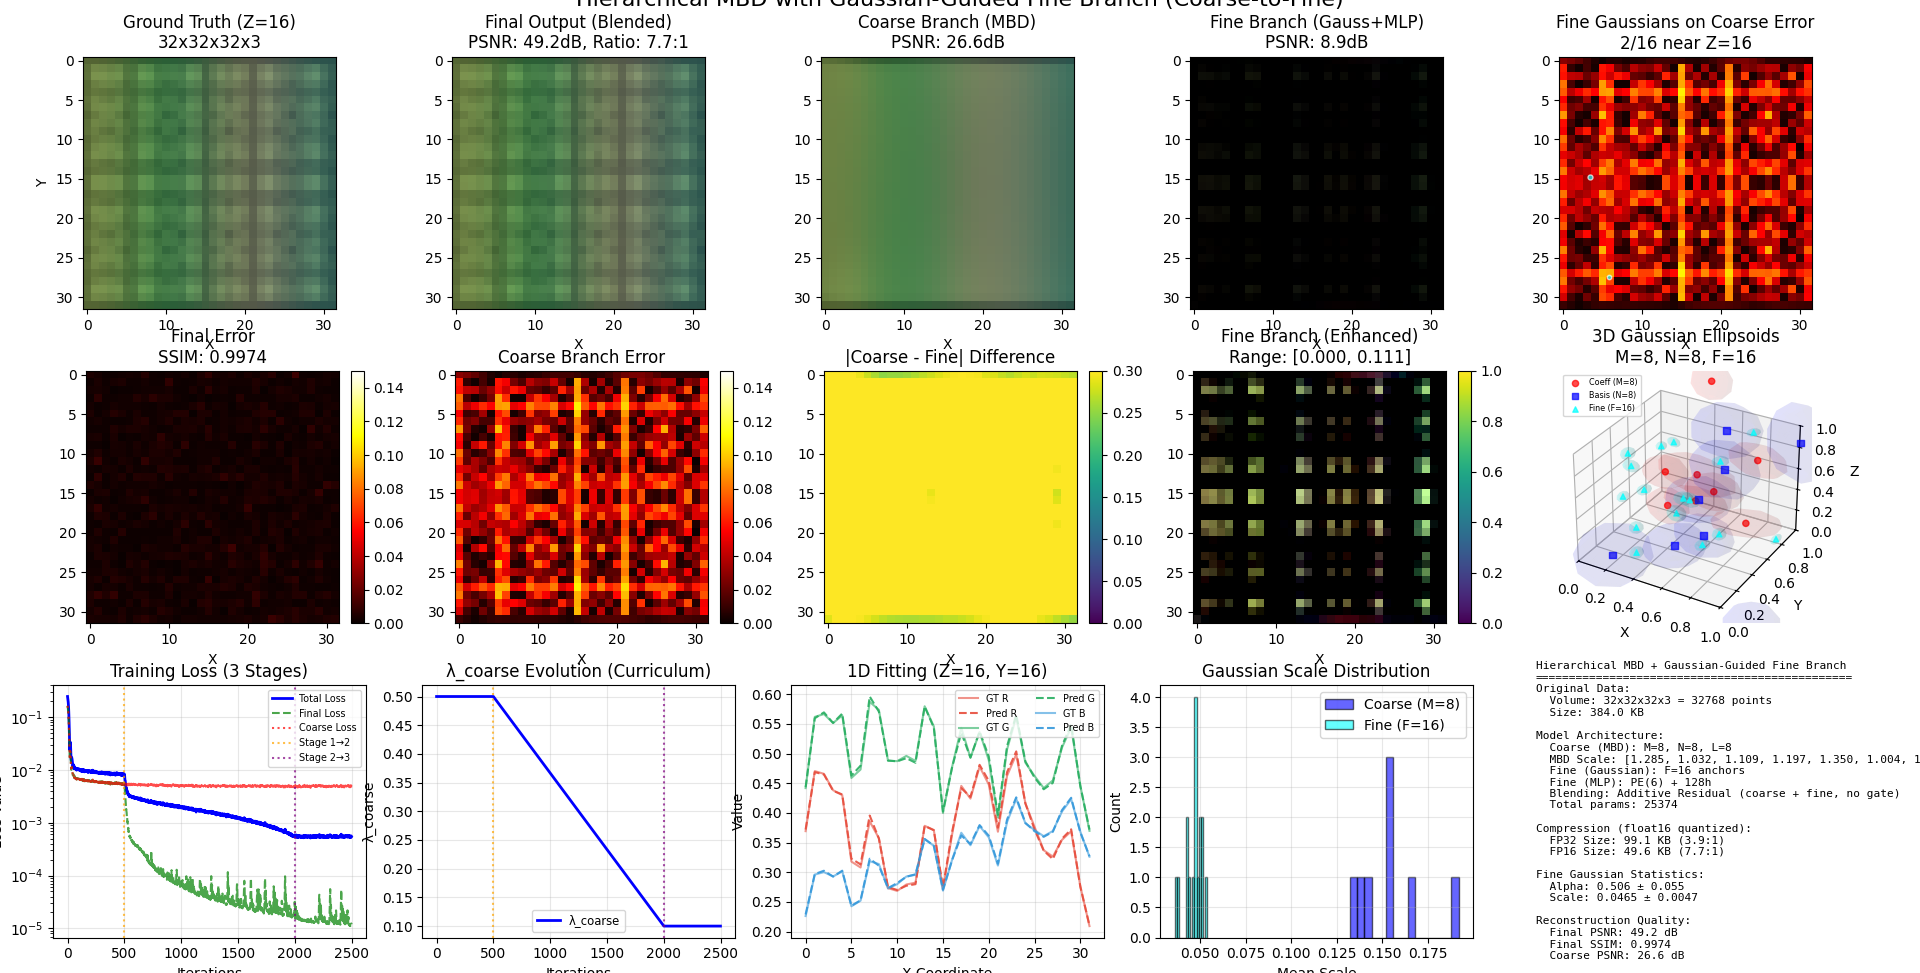

The script that drew this image:
import numpy as np
import torch
import torch.nn as nn
import torch.optim as optim
import matplotlib.pyplot as plt
from mpl_toolkits.mplot3d import Axes3D
from test_signal_3d import get_test_signal_by_name, get_all_test_signals

#运行指令：$env:Path = [Environment]::GetEnvironmentVariable("Path", "User") + ";" + [Environment]::GetEnvironmentVariable("Path", "Machine")
#python MBD.py 2>&1

# Set random seed for reproducibility
torch.manual_seed(42)
np.random.seed(42)

# ==================== 辅助函数：四元数与旋转矩阵 ====================
def quaternion_to_rotation_matrix(q):
    """
    将四元数转换为旋转矩阵 (3DGS标准实现)。
    q: [..., 4] 四元数 (w, x, y, z)
    返回: [..., 3, 3] 旋转矩阵
    """
    # 归一化四元数
    q = q / (torch.norm(q, dim=-1, keepdim=True) + 1e-8)
    w, x, y, z = q[..., 0], q[..., 1], q[..., 2], q[..., 3]

    # 构建旋转矩阵
    R = torch.stack([
        torch.stack([1 - 2*y*y - 2*z*z, 2*x*y - 2*w*z, 2*x*z + 2*w*y], dim=-1),
        torch.stack([2*x*y + 2*w*z, 1 - 2*x*x - 2*z*z, 2*y*z - 2*w*x], dim=-1),
        torch.stack([2*x*z - 2*w*y, 2*y*z + 2*w*x, 1 - 2*x*x - 2*y*y], dim=-1)
    ], dim=-2)
    return R

# ==================== Step 1: Construct 3D test data ====================
print("Step 1: Generating 3D test data...")

def create_test_signal_3d(grid_size=32, num_channels=3):
    """
    创建3D模拟光探针的测试信号。
    中等频率设计，目标PSNR 45-50dB。
    返回: 信号 [D, H, W, C]
    """
    x = torch.linspace(-1, 1, grid_size)
    y = torch.linspace(-1, 1, grid_size)
    z = torch.linspace(-1, 1, grid_size)
    X, Y, Z = torch.meshgrid(x, y, z, indexing='ij')
    R = torch.sqrt(X**2 + Y**2 + Z**2 + 1e-8)

    signal = torch.zeros(grid_size, grid_size, grid_size, num_channels)

    # === Red Channel: 环境光 + 软阴影 ===
    signal[..., 0] = 0.5 + 0.2 * torch.cos(np.pi * R * 0.8)
    signal[..., 0] += 0.1 * torch.sin(1.5 * np.pi * X) * torch.cos(1.2 * np.pi * Y)
    signal[..., 0] += 0.06 * torch.sin(2.0 * np.pi * Z) * torch.cos(1.8 * np.pi * X)

    # === Green Channel: 方向性光照 ===
    signal[..., 1] = 0.5 + 0.18 * X * torch.cos(1.0 * np.pi * Y)
    signal[..., 1] += 0.08 * torch.sin(1.8 * np.pi * X) * torch.cos(1.5 * np.pi * Z)

    # === Blue Channel: 天空渐变 ===
    signal[..., 2] = 0.5 + 0.15 * Z * torch.sin(1.0 * np.pi * (X + Y))
    signal[..., 2] += 0.06 * torch.sin(2.0 * np.pi * Z) * torch.cos(1.8 * np.pi * Y)

    # 将信号值限制在合理范围
    for c in range(num_channels):
        signal[..., c] = torch.clamp(signal[..., c], 0.1, 0.9)

    return signal

# Generate 3D test signal
grid_size = 32  # 3D网格使用较小的尺寸 (32^3 = 32768个点)
ground_truth = get_test_signal_by_name("forest_dappled", grid_size=32, num_channels=3)
D, H, W, C = ground_truth.shape
print(f"Generated 3D test signal size: {D}x{H}x{W}x{C}")

# Prepare training data: flatten 3D grid
x_coords = torch.linspace(0, 1, D)
y_coords = torch.linspace(0, 1, H)
z_coords = torch.linspace(0, 1, W)
X_grid, Y_grid, Z_grid = torch.meshgrid(x_coords, y_coords, z_coords, indexing='ij')
coords = torch.stack([X_grid.flatten(), Y_grid.flatten(), Z_grid.flatten()], dim=-1)  # [N, 3]
target_data = ground_truth.view(-1, C)  # [N, C]

# ==================== Step 2: Implement MBD model and solver ====================
print("\nStep 2: Building MBD model and solver...")

# ==================== Positional Encoding for Fine MLP ====================
class PositionalEncoding(nn.Module):
    """Sinusoidal positional encoding for better high-frequency learning"""
    def __init__(self, num_freqs=6):
        super().__init__()
        self.num_freqs = num_freqs
        # Precompute frequency bands: 2^0, 2^1, ..., 2^(L-1)
        self.freq_bands = 2.0 ** torch.linspace(0, num_freqs - 1, num_freqs)
        
    def forward(self, x):
        """
        x: [N, 3] input coordinates
        Returns: [N, 3 + 3*2*num_freqs] encoded coordinates
        """
        device = x.device
        freq_bands = self.freq_bands.to(device)
        
        encoded = [x]  # Original coordinates
        for freq in freq_bands:
            encoded.append(torch.sin(freq * np.pi * x))
            encoded.append(torch.cos(freq * np.pi * x))
        return torch.cat(encoded, dim=-1)
    
    def get_output_dim(self, input_dim=3):
        return input_dim * (1 + 2 * self.num_freqs)


class MBDCompressor3D(nn.Module):
    """
    Moving Basis Decomposition (MBD) with Hierarchical Decoding (Coarse-to-Fine)
    
    Architecture:
        Coarse Branch (MBD): Low-frequency global illumination
            c_l(x) = Σ_m φ_m(x) * c_{m,l}
            b_l(x) = Σ_n ψ_n(x) * B_{n,l}
            f_coarse(x) = Σ_l c_l(x) * b_l(x)
        
        Fine Branch (Gaussian + MLP): High-frequency details with spatial awareness
            φ_fine(x) = Gaussian weights from fine anchors
            f_fine(x) = MLP(PE(x), φ_fine(x)) - Gaussian-guided high-freq learning
        
        Adaptive Blending: Additive residual fusion
            f_final(x) = f_coarse(x) + f_fine(x)
    
    Key Innovation: Hierarchical decoding with Gaussian-guided Fine Branch:
        - MBD (large Gaussians): smooth, low-frequency components (compression)
        - Fine Gaussians (small, sparse): anchor high-frequency detail regions
        - MLP with Gaussian guidance: capture localized high-frequency details
        - Gate: adaptively blend based on local complexity
    """
    def __init__(self, num_bases=6, coeff_res=12, basis_res=8, data_dim=3,
                 coeff_kernel_scale=0.15, basis_kernel_scale=0.2, mlp_hidden=64,
                 pe_num_freqs=4, fine_mlp_depth=2, fine_gaussian_res=16, fine_kernel_scale=0.08):
        super().__init__()
        self.L = num_bases
        self.data_dim = data_dim
        self.mlp_hidden = mlp_hidden
        self.pe_num_freqs = pe_num_freqs
        self.fine_gaussian_res = fine_gaussian_res

        # ========== Coefficient 3D Gaussian Parameters ==========
        # Position mu: [M, 3] - Trainable 3D position
        self.coeff_mu = nn.Parameter(torch.rand(coeff_res, 3))
        # Log-scale log_s: [M, 3] - Trainable anisotropic scale
        init_coeff_log_scale = np.log(coeff_kernel_scale)
        self.coeff_log_s = nn.Parameter(
            torch.ones(coeff_res, 3) * init_coeff_log_scale + torch.randn(coeff_res, 3) * 0.1
        )
        # Quaternion rotation q: [M, 4] (w, x, y, z) - Trainable rotation
        self.coeff_q = nn.Parameter(torch.zeros(coeff_res, 4))
        with torch.no_grad():
            self.coeff_q[:, 0] = 1.0  # Initialize to identity quaternion [1, 0, 0, 0]
        # Intensity/opacity alpha: [M] - Learnable intensity parameter (logit space)
        # Allows scale and intensity to jointly determine contribution weight, similar to 3DGS
        self.coeff_alpha = nn.Parameter(torch.zeros(coeff_res))  # sigmoid -> ~0.5

        # ========== Basis 3D Gaussian Parameters ==========
        # Position mu: [N, 3]
        self.basis_mu = nn.Parameter(torch.rand(basis_res, 3))
        # Log-scale log_s: [N, 3]
        init_basis_log_scale = np.log(basis_kernel_scale)
        self.basis_log_s = nn.Parameter(
            torch.ones(basis_res, 3) * init_basis_log_scale + torch.randn(basis_res, 3) * 0.1
        )
        # Quaternion rotation q: [N, 4]
        self.basis_q = nn.Parameter(torch.zeros(basis_res, 4))
        with torch.no_grad():
            self.basis_q[:, 0] = 1.0
        # Intensity/opacity alpha: [N] - Learnable intensity parameter (logit space)
        self.basis_alpha = nn.Parameter(torch.zeros(basis_res))

        # ========== Fine Gaussian Parameters (NEW: for high-frequency anchoring) ==========
        # Sparse, small-scale Gaussians that learn to locate high-frequency regions
        # Position mu: [F, 3] - learns to anchor at detail regions (edges, shadows, etc.)
        self.fine_mu = nn.Parameter(torch.rand(fine_gaussian_res, 3))
        # Log-scale log_s: [F, 3] - smaller scale for local detail capture
        init_fine_log_scale = np.log(fine_kernel_scale)
        self.fine_log_s = nn.Parameter(
            torch.ones(fine_gaussian_res, 3) * init_fine_log_scale + torch.randn(fine_gaussian_res, 3) * 0.1
        )
        # Quaternion rotation q: [F, 4]
        self.fine_q = nn.Parameter(torch.zeros(fine_gaussian_res, 4))
        with torch.no_grad():
            self.fine_q[:, 0] = 1.0
        # Intensity/opacity alpha: [F] - learnable importance for each fine gaussian
        self.fine_alpha = nn.Parameter(torch.zeros(fine_gaussian_res))
        # Fine feature vectors: [F, D] - learnable features at each fine anchor
        # Small init for additive residual: fine branch starts near zero
        self.fine_features = nn.Parameter(torch.randn(fine_gaussian_res, data_dim) * 0.01)

        # ========== MBD Coefficient/Basis Tensors ==========
        # C: [M, L] - scalar coefficients at coefficient control points
        # B: [N, L, D] - basis vectors at basis control points
        self.C = nn.Parameter(torch.randn(coeff_res, self.L) * 0.1)
        self.B = nn.Parameter(torch.randn(basis_res, self.L, self.data_dim) * 0.1)
        
        # ========== MBD Learnable Scale ==========
        # Learnable scale factor for each basis l, allowing MBD scale to participate in training
        # f(x) = Σ_l scale_l * c_l(x) * b_l(x)
        # Initialized to 0 in log space (exp -> 1.0), ensuring initial behavior unchanged
        self.mbd_log_scale = nn.Parameter(torch.zeros(self.L))  # [L]

        # ========== Positional Encoding ==========
        self.pos_encoder = PositionalEncoding(num_freqs=pe_num_freqs)
        pe_dim = self.pos_encoder.get_output_dim(3)  # 3 + 3*2*num_freqs

        # ========== Fine Branch: Gaussian-Guided MLP ==========
        # Input: PE(x) + fine_gaussian_weights -> learns high-frequency with spatial awareness
        # The gaussian weights provide "where am I relative to detail anchors" information
        fine_input_dim = pe_dim + fine_gaussian_res  # PE features + Gaussian weights
        fine_layers = []
        fine_layers.append(nn.Linear(fine_input_dim, mlp_hidden))
        fine_layers.append(nn.ReLU())
        for _ in range(fine_mlp_depth - 1):
            fine_layers.append(nn.Linear(mlp_hidden, mlp_hidden))
            fine_layers.append(nn.ReLU())
        fine_layers.append(nn.Linear(mlp_hidden, data_dim))
        self.fine_mlp = nn.Sequential(*fine_layers)

        # ========== Zero-init fine MLP last layer ==========
        # For additive residual: fine branch should start outputting ~0
        # so that initial output ≈ coarse_output, not coarse + random_noise
        with torch.no_grad():
            self.fine_mlp[-1].weight.mul_(0.01)
            self.fine_mlp[-1].bias.zero_()

        # ========== No Gate: Additive Residual Blending ==========
        # f_final = f_coarse + f_fine (fine learns residual)

        # ========== Residual Refinement (Optional Enhancement) ==========
        # Small MLP to refine the final output
        self.residual_refiner = nn.Sequential(
            nn.Linear(data_dim + 3, mlp_hidden // 2),
            nn.ReLU(),
            nn.Linear(mlp_hidden // 2, data_dim)
        )
        # Zero-init refiner last layer too
        with torch.no_grad():
            self.residual_refiner[-1].weight.mul_(0.01)
            self.residual_refiner[-1].bias.zero_()

        # Initialize statistics
        self.M = coeff_res
        self.N = basis_res
        self.F = fine_gaussian_res
        print(f"Hierarchical MBD+Gaussian+MLP model initialized (Coarse-to-Fine):")
        print(f"  [Coarse Branch] MBD with 3D Gaussians:")
        print(f"    - Coefficient Gaussians: M={self.M} (position + scale + rotation + alpha)")
        print(f"    - Basis Gaussians: N={self.N} (position + scale + rotation + alpha)")
        print(f"    - Num bases: L={self.L}")
        print(f"    - MBD Learnable Scale: [L={self.L}] per-basis scale factors")
        print(f"  [Fine Branch] Gaussian-Guided MLP:")
        print(f"    - Fine Gaussians: F={self.F} (small-scale anchors for high-freq)")
        print(f"    - Fine kernel scale: {fine_kernel_scale:.3f}")
        print(f"    - PE frequencies: {pe_num_freqs} -> dim {pe_dim}")
        print(f"    - MLP input: PE({pe_dim}) + GaussianWeights({fine_gaussian_res}) = {fine_input_dim}")
        print(f"    - MLP depth: {fine_mlp_depth} layers, hidden={mlp_hidden}")
        print(f"  [Blending] Additive Residual (coarse + fine, no gate)")
        print(f"  [Residual Refiner] Final enhancement")

    def gaussian_function_3d(self, p, mu, s, q):
        """
        计算位置p处的完整协方差3D高斯函数值。
        使用完整的协方差矩阵 Σ = R @ S @ S^T @ R^T

        p: [N, 3] 查询位置
        mu: [K, 3] 高斯中心
        s: [K, 3] 尺度
        q: [K, 4] 四元数旋转
        返回: [N, K] 高斯函数值
        """
        K = mu.shape[0]

        # 构建协方差矩阵的逆 (precision matrix)
        # Σ^{-1} = R @ S^{-2} @ R^T
        R = quaternion_to_rotation_matrix(q)  # [K, 3, 3]
        s_inv_sq = 1.0 / (s ** 2 + 1e-8)  # [K, 3]
        S_inv_sq = torch.diag_embed(s_inv_sq)  # [K, 3, 3]
        precision = R @ S_inv_sq @ R.transpose(-1, -2)  # [K, 3, 3] 精度矩阵

        # 计算马氏距离平方: (p - mu)^T @ Σ^{-1} @ (p - mu)
        diff = p.unsqueeze(1) - mu.unsqueeze(0)  # [N, K, 3]

        # 批量计算: diff @ precision @ diff^T
        diff_expanded = diff.unsqueeze(-1)  # [N, K, 3, 1]
        precision_expanded = precision.unsqueeze(0)  # [1, K, 3, 3]

        # (p-mu)^T @ Σ^{-1} @ (p-mu)
        mahalanobis_sq = (diff_expanded.transpose(-1, -2) @ precision_expanded @ diff_expanded).squeeze(-1).squeeze(-1)  # [N, K]

        return torch.exp(-0.5 * mahalanobis_sq)

    def compute_gaussian_weights_3d(self, query_pts, mu, log_s, q, alpha=None):
        """
        计算3D高斯权重（归一化），支持可学习强度参数。

        query_pts: [Q, 3] - 查询位置
        mu: [K, 3] - 高斯中心位置
        log_s: [K, 3] - 对数尺度
        q: [K, 4] - 四元数旋转
        alpha: [K] - 强度参数（logit空间），可选
        返回: [Q, K] - 归一化高斯权重
        """
        s = torch.exp(log_s)  # [K, 3]
        gaussian_vals = self.gaussian_function_3d(query_pts, mu, s, q)  # [Q, K]

        # If alpha provided, apply intensity weighting (similar to 3DGS opacity)
        if alpha is not None:
            intensity = torch.sigmoid(alpha)  # [K] -> (0, 1)
            gaussian_vals = gaussian_vals * intensity.unsqueeze(0)  # [Q, K]

        # 归一化权重
        weights = gaussian_vals / (gaussian_vals.sum(dim=1, keepdim=True) + 1e-8)
        return weights

    def forward(self, coords, return_components=False):
        """
        Forward pass with hierarchical coarse-to-fine decoding.
        
        Args:
            coords: [Q, 3] query coordinates
            return_components: if True, return all intermediate results for analysis
            
        Returns:
            reconstruction: [Q, D] final output
            moving_coeff: [Q, L] MBD coefficients
            moving_basis: [Q, L, D] MBD bases
            coarse_output: [Q, D] MBD branch output (for intermediate supervision)
        """
        # ============ Coarse Branch: MBD Reconstruction ============
        # 1. Compute 3D Gaussian weights for C and B (with learnable alpha intensity)
        phi_weights = self.compute_gaussian_weights_3d(
            coords, self.coeff_mu, self.coeff_log_s, self.coeff_q, self.coeff_alpha
        )  # [Q, M]
        psi_weights = self.compute_gaussian_weights_3d(
            coords, self.basis_mu, self.basis_log_s, self.basis_q, self.basis_alpha
        )  # [Q, N]

        # 2. Compute moving coefficients c_l(x) = Σ_m φ_m(x) * C_{m,l}
        moving_coeff = torch.matmul(phi_weights, self.C)  # [Q, L]

        # 3. Compute moving bases b_l(x) = Σ_n ψ_n(x) * B_{n,l}
        B_flat = self.B.view(-1, self.L * self.data_dim)  # [N, L*D]
        basis_interp_flat = torch.matmul(psi_weights, B_flat)  # [Q, L*D]
        moving_basis = basis_interp_flat.view(-1, self.L, self.data_dim)  # [Q, L, D]

        # 4. MBD output (Coarse) with learnable scale: f_coarse(x) = Σ_l scale_l * c_l(x) * b_l(x)
        mbd_scale = torch.exp(self.mbd_log_scale)  # [L] - learnable scale factor
        scaled_coeff = moving_coeff * mbd_scale.unsqueeze(0)  # [Q, L] * [1, L] = [Q, L]
        coarse_output = torch.sum(scaled_coeff.unsqueeze(-1) * moving_basis, dim=1)  # [Q, D]

        # ============ Fine Branch: Gaussian-Guided MLP ============
        # 5. Compute Fine Gaussian weights (for high-frequency region awareness)
        fine_weights = self.compute_gaussian_weights_3d(
            coords, self.fine_mu, self.fine_log_s, self.fine_q, self.fine_alpha
        )  # [Q, F]
        
        # 6. Apply positional encoding to coordinates
        coords_encoded = self.pos_encoder(coords)  # [Q, pe_dim]
        
        # 7. Concatenate PE features with Fine Gaussian weights for spatial awareness
        fine_input = torch.cat([coords_encoded, fine_weights], dim=-1)  # [Q, pe_dim + F]
        
        # 8. Fine MLP output: high-frequency details with Gaussian guidance
        fine_mlp_output = self.fine_mlp(fine_input)  # [Q, D]
        
        # 9. Direct Gaussian interpolation for fine features (additional detail source)
        fine_gaussian_interp = torch.matmul(fine_weights, self.fine_features)  # [Q, D]
        
        # 10. Combine MLP output with Gaussian-interpolated features
        fine_output = fine_mlp_output + 0.2 * fine_gaussian_interp  # [Q, D]

        # ============ Additive Residual Blending (No Gate) ============
        # 11. Fine branch learns residual correction on top of coarse
        blended = coarse_output + fine_output  # [Q, D]

        # ============ Residual Refinement ============
        # 13. Small residual correction
        refine_input = torch.cat([blended, coords], dim=1)  # [Q, D+3]
        residual = self.residual_refiner(refine_input)  # [Q, D]
        
        # 14. Final output with residual connection
        reconstruction = blended + 0.1 * residual  # [Q, D]

        if return_components:
            return {
                'reconstruction': reconstruction,
                'coarse_output': coarse_output,
                'fine_output': fine_output,
                'fine_weights': fine_weights,
                'fine_gaussian_interp': fine_gaussian_interp,
                'blended': blended,
                'moving_coeff': moving_coeff,
                'moving_basis': moving_basis
            }
        
        return reconstruction, moving_coeff, moving_basis, coarse_output

    def get_compression_ratio(self, original_size, bytes_per_param=4):
        """Compute compression ratio (including all network parameters)
        
        Args:
            original_size: original data size in bytes
            bytes_per_param: bytes per parameter (4 for float32, 2 for float16)
        """
        # 3D Gaussian params: mu(3) + log_s(3) + q(4) + alpha(1) = 11 per gaussian
        coeff_params = self.M * (3 + 3 + 4 + 1 + self.L)
        basis_params = self.N * (3 + 3 + 4 + 1 + self.L * self.data_dim)
        mbd_scale_params = self.L  # MBD learnable scale
        
        # Fine Gaussian params: mu(3) + log_s(3) + q(4) + alpha(1) + features(D) = 11 + D per gaussian
        fine_gaussian_params = self.F * (3 + 3 + 4 + 1 + self.data_dim)

        # Count all network parameters
        fine_mlp_params = sum(p.numel() for p in self.fine_mlp.parameters())
        gate_params = 0  # No gate network
        refiner_params = sum(p.numel() for p in self.residual_refiner.parameters())

        total_params = coeff_params + basis_params + mbd_scale_params + fine_gaussian_params + fine_mlp_params + gate_params + refiner_params
        compressed_size = total_params * bytes_per_param  # 支持不同精度
        ratio = original_size / compressed_size
        return ratio, compressed_size
    
    def get_branch_info(self):
        """Get detailed parameter count for each branch"""
        # 3D Gaussian params: mu(3) + log_s(3) + q(4) + alpha(1) = 11 per gaussian
        coeff_params = self.M * (3 + 3 + 4 + 1 + self.L)
        basis_params = self.N * (3 + 3 + 4 + 1 + self.L * self.data_dim)
        mbd_scale_params = self.L  # MBD learnable scale
        
        # Fine Gaussian params: mu(3) + log_s(3) + q(4) + alpha(1) + features(D)
        fine_gaussian_params = self.F * (3 + 3 + 4 + 1 + self.data_dim)
        fine_mlp_params = sum(p.numel() for p in self.fine_mlp.parameters())
        
        gate_params = 0  # No gate network
        refiner_params = sum(p.numel() for p in self.residual_refiner.parameters())
        
        return {
            'coarse_mbd': coeff_params + basis_params + mbd_scale_params,
            'fine_gaussian': fine_gaussian_params,
            'fine_mlp': fine_mlp_params,
            'fine_total': fine_gaussian_params + fine_mlp_params,
            'gate_network': gate_params,
            'residual_refiner': refiner_params,
            'total': coeff_params + basis_params + mbd_scale_params + fine_gaussian_params + fine_mlp_params + gate_params + refiner_params
        }

    def get_gaussian_params(self):
        """获取高斯参数用于可视化"""
        with torch.no_grad():
            coeff_mu = self.coeff_mu.cpu().numpy()
            coeff_s = torch.exp(self.coeff_log_s).cpu().numpy()
            coeff_q = self.coeff_q.cpu().numpy()
            coeff_q = coeff_q / (np.linalg.norm(coeff_q, axis=1, keepdims=True) + 1e-8)
            coeff_alpha = torch.sigmoid(self.coeff_alpha).cpu().numpy()

            basis_mu = self.basis_mu.cpu().numpy()
            basis_s = torch.exp(self.basis_log_s).cpu().numpy()
            basis_q = self.basis_q.cpu().numpy()
            basis_q = basis_q / (np.linalg.norm(basis_q, axis=1, keepdims=True) + 1e-8)
            basis_alpha = torch.sigmoid(self.basis_alpha).cpu().numpy()
            mbd_scale = torch.exp(self.mbd_log_scale).cpu().numpy()
            
            # Fine Gaussian parameters
            fine_mu = self.fine_mu.cpu().numpy()
            fine_s = torch.exp(self.fine_log_s).cpu().numpy()
            fine_q = self.fine_q.cpu().numpy()
            fine_q = fine_q / (np.linalg.norm(fine_q, axis=1, keepdims=True) + 1e-8)
            fine_alpha = torch.sigmoid(self.fine_alpha).cpu().numpy()
            fine_features = self.fine_features.cpu().numpy()
        return {
            'coeff_mu': coeff_mu, 'coeff_s': coeff_s, 'coeff_q': coeff_q, 'coeff_alpha': coeff_alpha,
            'basis_mu': basis_mu, 'basis_s': basis_s, 'basis_q': basis_q, 'basis_alpha': basis_alpha,
            'mbd_scale': mbd_scale,
            'fine_mu': fine_mu, 'fine_s': fine_s, 'fine_q': fine_q, 'fine_alpha': fine_alpha,
            'fine_features': fine_features
        }

    def quantize_to_fp16(self):
        """
        将所有模型参数量化为 float16 再转回 float32，模拟 float16 存储精度损失。
        这是一种 Post-Training Quantization (PTQ) 策略。
        返回量化前后的参数差异统计。
        """
        stats = {}
        with torch.no_grad():
            for name, param in self.named_parameters():
                original = param.data.clone()
                # float32 -> float16 -> float32 (模拟精度损失)
                param.data = param.data.half().float()
                # 记录量化误差
                diff = (original - param.data).abs()
                stats[name] = {
                    'max_error': diff.max().item(),
                    'mean_error': diff.mean().item(),
                    'relative_error': (diff / (original.abs() + 1e-8)).mean().item()
                }
        return stats

class MBDSolver3D:
    """
    Hierarchical MBD Solver with Coarse-to-Fine Training Strategy.
    
    Training Strategy:
        Stage 1 (Coarse Focus): Train MBD branch with higher weight on coarse loss
        Stage 2 (Fine Focus): Gradually shift focus to fine branch (Gaussian + MLP)
        Stage 3 (Joint Refinement): Fine-tune all branches together
    """
    def __init__(self, model, lambda_reg=0.01, lambda_coarse=0.5):
        self.model = model
        self.lambda_reg = lambda_reg
        self.lambda_coarse = lambda_coarse  # Weight for coarse supervision
        self.initial_lambda_coarse = lambda_coarse

        # Separate parameter groups for different learning dynamics
        # Coarse Gaussian params (for MBD)
        coarse_gaussian_params = [
            self.model.coeff_mu, self.model.coeff_log_s, self.model.coeff_q, self.model.coeff_alpha,
            self.model.basis_mu, self.model.basis_log_s, self.model.basis_q, self.model.basis_alpha
        ]
        mbd_params = [self.model.C, self.model.B, self.model.mbd_log_scale]
        
        # Fine Gaussian params (NEW: for high-frequency anchoring)
        fine_gaussian_params = [
            self.model.fine_mu, self.model.fine_log_s, self.model.fine_q, 
            self.model.fine_alpha, self.model.fine_features
        ]
        
        # Fine MLP params
        fine_mlp_params = list(self.model.fine_mlp.parameters())
        refiner_params = list(self.model.residual_refiner.parameters())

        # Different learning rates for different components
        self.optimizer_coarse_gaussian = optim.Adam(coarse_gaussian_params, lr=0.005)
        self.optimizer_mbd = optim.Adam(mbd_params, lr=0.01)
        self.optimizer_fine_gaussian = optim.Adam(fine_gaussian_params, lr=0.008)  # Fine Gaussians
        self.optimizer_fine_mlp = optim.Adam(fine_mlp_params, lr=0.003)
        self.optimizer_refiner = optim.Adam(refiner_params, lr=0.003)

        self.scheduler_coarse_gaussian = optim.lr_scheduler.ReduceLROnPlateau(
            self.optimizer_coarse_gaussian, patience=50, factor=0.5
        )
        self.scheduler_mbd = optim.lr_scheduler.ReduceLROnPlateau(
            self.optimizer_mbd, patience=50, factor=0.5
        )
        self.scheduler_fine_gaussian = optim.lr_scheduler.ReduceLROnPlateau(
            self.optimizer_fine_gaussian, patience=50, factor=0.5
        )
        self.scheduler_fine_mlp = optim.lr_scheduler.ReduceLROnPlateau(
            self.optimizer_fine_mlp, patience=50, factor=0.5
        )

    def compute_loss(self, pred, target, coarse_output=None):
        """
        Compute hierarchical loss with intermediate supervision.
        
        Loss = λ_final * L_final + λ_coarse * L_coarse + λ_reg * L_reg
        
        Intermediate supervision on coarse branch encourages MBD to learn
        meaningful low-frequency representation independently.
        """
        # 1. Final reconstruction loss (MSE)
        final_loss = torch.mean((pred - target) ** 2)
        
        # 2. Coarse branch intermediate supervision (if provided)
        coarse_loss = torch.tensor(0.0, device=pred.device)
        if coarse_output is not None:
            coarse_loss = torch.mean((coarse_output - target) ** 2)
        
        # 3. Regularization: prevent scale explosion
        coeff_s = torch.exp(self.model.coeff_log_s)
        basis_s = torch.exp(self.model.basis_log_s)
        fine_s = torch.exp(self.model.fine_log_s)
        reg_loss = self.lambda_reg * (
            torch.sum(self.model.C ** 2) +
            torch.sum(coeff_s ** 2) + torch.sum(basis_s ** 2) +
            0.5 * torch.sum(fine_s ** 2)  # Smaller regularization for fine (want small scales)
        )
        
        # 4. Gate regularization: encourage diversity (not all 0 or all 1)
        # This is computed in train_step where we have access to gate values
        
        # Weighted combination
        # λ_coarse gradually decreases during training to let fine branch take over
        lambda_coarse = self.lambda_coarse
        total_loss = final_loss + lambda_coarse * coarse_loss + reg_loss
        
        return total_loss, final_loss, coarse_loss, reg_loss

    def train_step(self, coords_batch, target_batch, stage='main'):
        """
        Single training step with hierarchical loss.
        
        Stages:
            'coarse': Focus on MBD branch (higher λ_coarse)
            'main': Train all branches jointly
            'fine': Fine-tune with focus on fine branch (Gaussian + MLP)
        """
        # Zero gradients for all optimizers
        self.optimizer_coarse_gaussian.zero_grad()
        self.optimizer_mbd.zero_grad()
        self.optimizer_fine_gaussian.zero_grad()
        self.optimizer_fine_mlp.zero_grad()
        self.optimizer_refiner.zero_grad()

        # Forward pass with component outputs
        pred, moving_coeff, moving_basis, coarse_output = self.model(coords_batch)

        # Compute hierarchical loss
        total_loss, final_loss, coarse_loss, reg_loss = self.compute_loss(
            pred, target_batch, coarse_output
        )

        # Backward pass
        total_loss.backward()

        # Gradient clipping
        torch.nn.utils.clip_grad_norm_(self.model.parameters(), max_norm=1.0)

        # Optimization based on stage
        if stage == 'coarse':
            # Focus on coarse branch
            self.optimizer_coarse_gaussian.step()
            self.optimizer_mbd.step()
        elif stage == 'fine':
            # Focus on fine branch (Gaussian + MLP)
            self.optimizer_fine_gaussian.step()
            self.optimizer_fine_mlp.step()
            self.optimizer_refiner.step()
        else:  # 'main'
            # Train all branches
            self.optimizer_coarse_gaussian.step()
            self.optimizer_mbd.step()
            self.optimizer_fine_gaussian.step()
            self.optimizer_fine_mlp.step()
            self.optimizer_refiner.step()

        return {
            'total_loss': total_loss.item(),
            'final_loss': final_loss.item(),
            'coarse_loss': coarse_loss.item(),
            'reg_loss': reg_loss.item()
        }

    def quantize_parameters(self, bits=10):
        """
        模拟参数量化 (论文第3.3节)。
        在实际应用中，这里会实现公式13,14的量化与反量化，并微调。
        此处为演示，仅模拟概念。
        """
        print(f"  [Sim] Quantizing parameters to {bits} bits...")
        # 在实际实现中，这里会对高斯和MBD参数进行量化并替换为整数存储
        # 随后会进行量化感知微调
        pass

    def train(self, coords, target, epochs_coarse=500, epochs_main=1500, epochs_fine=500, batch_size=2048):
        """
        Three-stage hierarchical training:
        
        Stage 1 (Coarse Focus): Train MBD to capture low-frequency structure
            - High λ_coarse weight
            - Only update Coarse Gaussian and MBD parameters
            
        Stage 2 (Joint Training): Train all branches together
            - Gradually decrease λ_coarse
            - Update all parameters (including Fine Gaussians)
            
        Stage 3 (Fine Focus): Refine high-frequency details
            - Low λ_coarse weight
            - Focus on Fine Gaussians + MLP + Gate
        """
        losses = []
        num_samples = coords.shape[0]
        total_epochs = epochs_coarse + epochs_main + epochs_fine
        
        print(f"="*60)
        print(f"Hierarchical Training Strategy (Coarse-to-Fine)")
        print(f"  with Gaussian-Guided Fine Branch")
        print(f"="*60)
        print(f"  Stage 1 (Coarse): {epochs_coarse} epochs - MBD focus")
        print(f"  Stage 2 (Joint):  {epochs_main} epochs - All branches")
        print(f"  Stage 3 (Fine):   {epochs_fine} epochs - Gaussian+MLP detail refinement")
        print(f"  Total: {total_epochs} epochs, batch_size={batch_size}")
        print(f"="*60)
        
        # ============ Stage 1: Coarse Focus ============
        print(f"\n[Stage 1] Coarse Focus Training ({epochs_coarse} epochs)...")
        print(f"  λ_coarse = {self.lambda_coarse:.2f} (high weight on MBD)")
        
        for epoch in range(epochs_coarse):
            indices = torch.randperm(num_samples)[:batch_size]
            coords_batch = coords[indices]
            target_batch = target[indices]

            loss_dict = self.train_step(coords_batch, target_batch, 'coarse')
            losses.append(loss_dict)

            if epoch % 100 == 0:
                self.scheduler_coarse_gaussian.step(loss_dict['total_loss'])
                self.scheduler_mbd.step(loss_dict['total_loss'])

            if epoch % 200 == 0 or epoch == epochs_coarse - 1:
                print(f"  Epoch {epoch:4d}/{epochs_coarse} | "
                      f"Total: {loss_dict['total_loss']:.6f} | "
                      f"Coarse: {loss_dict['coarse_loss']:.6f}")

        # ============ Stage 2: Joint Training ============
        print(f"\n[Stage 2] Joint Training ({epochs_main} epochs)...")
        print(f"  Training Fine Gaussians to locate high-frequency regions...")
        
        for epoch in range(epochs_main):
            # Gradually decrease λ_coarse (curriculum learning)
            progress = epoch / epochs_main
            self.lambda_coarse = self.initial_lambda_coarse * (1 - 0.8 * progress)  # Decay from 1.0 to 0.2
            
            indices = torch.randperm(num_samples)[:batch_size]
            coords_batch = coords[indices]
            target_batch = target[indices]

            loss_dict = self.train_step(coords_batch, target_batch, 'main')
            losses.append(loss_dict)

            if epoch % 100 == 0:
                self.scheduler_coarse_gaussian.step(loss_dict['total_loss'])
                self.scheduler_mbd.step(loss_dict['total_loss'])
                self.scheduler_fine_gaussian.step(loss_dict['total_loss'])
                self.scheduler_fine_mlp.step(loss_dict['total_loss'])

            if epoch % 300 == 0 or epoch == epochs_main - 1:
                print(f"  Epoch {epoch:4d}/{epochs_main} | "
                      f"Total: {loss_dict['total_loss']:.6f} | "
                      f"Final: {loss_dict['final_loss']:.6f} | "
                      f"Coarse: {loss_dict['coarse_loss']:.6f} | "
                      f"λ_c: {self.lambda_coarse:.2f}")

        # ============ Stage 3: Fine Focus ============
        print(f"\n[Stage 3] Fine Focus Training ({epochs_fine} epochs)...")
        print(f"  Refining Fine Gaussians + MLP for high-frequency details...")
        self.lambda_coarse = 0.1  # Low weight on coarse
        
        for epoch in range(epochs_fine):
            indices = torch.randperm(num_samples)[:batch_size]
            coords_batch = coords[indices]
            target_batch = target[indices]

            loss_dict = self.train_step(coords_batch, target_batch, 'fine')
            losses.append(loss_dict)

            if epoch % 200 == 0 or epoch == epochs_fine - 1:
                print(f"  Epoch {epoch:4d}/{epochs_fine} | "
                      f"Total: {loss_dict['total_loss']:.6f} | "
                      f"Final: {loss_dict['final_loss']:.6f}")

        print(f"\n[Training Complete] Total epochs: {len(losses)}")
        return losses

# ==================== Hierarchical MBD + Gaussian + MLP with Coarse-to-Fine Decoding ====================
# Create model with hierarchical architecture (NEW: Gaussian-Guided Fine Branch)
model = MBDCompressor3D(
    num_bases=8,              # Number of bases L
    coeff_res=8,             # Coefficient 3D Gaussians M (Coarse)
    basis_res=8,             # Basis 3D Gaussians N (Coarse)
    data_dim=C,               # Data dimension D (RGB)
    coeff_kernel_scale=0.15,  # Initial scale (Coarse - large)
    basis_kernel_scale=0.20,  # Initial scale (Coarse - large)
    mlp_hidden=128,            # MLP hidden size
    pe_num_freqs=6,           # Positional encoding frequencies
    fine_mlp_depth=1,         # Fine branch MLP depth
    fine_gaussian_res=16,     # Fine Gaussians F (small, sparse anchors)
    fine_kernel_scale=0.05    # Fine Gaussian scale (small for local detail)
)

# Print detailed architecture info
branch_info = model.get_branch_info()
print(f"\nModel Parameter Distribution:")
print(f"  Coarse (MBD):       {branch_info['coarse_mbd']:6d} params")
print(f"  Fine (Gaussian):    {branch_info['fine_gaussian']:6d} params")
print(f"  Fine (MLP):         {branch_info['fine_mlp']:6d} params")
print(f"  Fine (Total):       {branch_info['fine_total']:6d} params")
print(f"  Gate Network:       {branch_info['gate_network']:6d} params")
print(f"  Residual Refiner:   {branch_info['residual_refiner']:6d} params")
print(f"  Total:              {branch_info['total']:6d} params")

# Create solver with hierarchical training strategy
solver = MBDSolver3D(model, lambda_reg=1e-5, lambda_coarse=0.5)

# 计算原始数据大小
original_size = D * H * W * C * 4  # float32
print(f"Original size: {original_size/1024:.1f} KB")

# Train model with hierarchical strategy (Coarse -> Joint -> Fine)
print("\nStarting Hierarchical Training (Coarse-to-Fine)...")
losses = solver.train(
    coords, target_data, 
    epochs_coarse=500,    # Stage 1: Focus on MBD
    epochs_main=1500,     # Stage 2: Joint training
    epochs_fine=500,      # Stage 3: Fine-tune details
    batch_size=4096
)

# ==================== Float16 Quantization ====================
print("\n" + "="*60)
print("Applying Float16 Post-Training Quantization...")
print("="*60)

# 量化前的压缩比
comp_ratio_fp32, comp_size_fp32 = model.get_compression_ratio(original_size, bytes_per_param=4)
print(f"\n[Before Quantization] float32:")
print(f"  Compressed: {comp_size_fp32/1024:.2f} KB")
print(f"  Compression ratio: {comp_ratio_fp32:.1f}:1")

# 执行 float16 量化
quant_stats = model.quantize_to_fp16()

# 量化后的压缩比
comp_ratio_fp16, comp_size_fp16 = model.get_compression_ratio(original_size, bytes_per_param=2)
print(f"\n[After Quantization] float16:")
print(f"  Compressed: {comp_size_fp16/1024:.2f} KB")
print(f"  Compression ratio: {comp_ratio_fp16:.1f}:1")
print(f"  Ratio improvement: {comp_ratio_fp16/comp_ratio_fp32:.1f}x")

# 显示关键参数的量化误差
print(f"\nQuantization Error Statistics:")
for name, stat in quant_stats.items():
    if stat['max_error'] > 1e-6:  # 只显示有意义的误差
        print(f"  {name:30s} | max_err: {stat['max_error']:.6f} | mean_err: {stat['mean_error']:.6f} | rel_err: {stat['relative_error']:.4f}")

# 使用 float16 压缩比作为最终展示值
comp_ratio = comp_ratio_fp16
comp_size = comp_size_fp16

# ==================== Step 3: Evaluation and visualization ====================
print("\nStep 3: Evaluating compression and reconstruction quality...")

# Reconstruct entire 3D volume using trained model
model.eval()
with torch.no_grad():
    # Get all components for analysis
    results = model(coords, return_components=True)
    reconstructed = results['reconstruction']
    coarse_recon = results['coarse_output']
    fine_recon = results['fine_output']
    
    reconstructed_vol = reconstructed.view(D, H, W, C).cpu().numpy()
    coarse_vol = coarse_recon.view(D, H, W, C).cpu().numpy()
    fine_vol = fine_recon.view(D, H, W, C).cpu().numpy()
    
    # Clip to valid range [0, 1]
    reconstructed_vol = np.clip(reconstructed_vol, 0, 1)
    coarse_vol = np.clip(coarse_vol, 0, 1)
    fine_vol = np.clip(fine_vol, 0, 1)

# Compute PSNR and SSIM used for evaluation the reconstruction quality
def compute_psnr(img1, img2):
    mse = np.mean((img1 - img2) ** 2)
    if mse == 0:
        return float('inf')
    max_pixel = 1.0
    psnr = 20 * np.log10(max_pixel / np.sqrt(mse))
    return psnr

def compute_ssim(img1, img2, window_size=11):
    """Compute SSIM for multi-channel images"""
    from scipy.signal import fftconvolve
    from numpy import asarray, prod

    img1 = img1.astype(np.float64)
    img2 = img2.astype(np.float64)

    # Process multi-channel images: compute SSIM for each channel separately, then average
    if img1.ndim == 3:
        ssim_channels = []
        for c in range(img1.shape[2]):
            ssim_c = compute_ssim(img1[:, :, c], img2[:, :, c], window_size)
            ssim_channels.append(ssim_c)
        return np.mean(ssim_channels)

    # Generate Gaussian window
    gaussian = np.outer(
        np.exp(-(np.arange(window_size) - window_size//2)**2 / 1.5),
        np.exp(-(np.arange(window_size) - window_size//2)**2 / 1.5)
    )
    gaussian /= gaussian.sum()

    # Compute local statistics
    def filter_window(x):
        return fftconvolve(x, gaussian, mode='valid')

    mu1 = filter_window(img1)
    mu2 = filter_window(img2)
    mu1_sq = mu1 * mu1
    mu2_sq = mu2 * mu2
    mu1_mu2 = mu1 * mu2

    sigma1_sq = filter_window(img1*img1) - mu1_sq
    sigma2_sq = filter_window(img2*img2) - mu2_sq
    sigma12 = filter_window(img1*img2) - mu1_mu2

    # SSIM formula
    C1 = (0.01 * 1.0) ** 2
    C2 = (0.03 * 1.0) ** 2

    ssim_map = ((2 * mu1_mu2 + C1) * (2 * sigma12 + C2)) / \
               ((mu1_sq + mu2_sq + C1) * (sigma1_sq + sigma2_sq + C2))

    return np.mean(ssim_map)

# 计算指标（对每个通道计算平均PSNR）
psnr_values = []
ssim_values = []
z_slice = D // 2  # 取Z中间切片进行评估
for c in range(C):
    gt_slice = ground_truth[z_slice, :, :, c].numpy()
    rec_slice = reconstructed_vol[z_slice, :, :, c]
    psnr_c = compute_psnr(gt_slice, rec_slice)
    ssim_c = compute_ssim(gt_slice, rec_slice)
    psnr_values.append(psnr_c)
    ssim_values.append(ssim_c)

psnr_value = np.mean(psnr_values)
ssim_value = np.mean(ssim_values)

print(f"Reconstruction quality metrics (Z={z_slice} slice):")
print(f"  Avg PSNR: {psnr_value:.2f} dB")
print(f"  Avg SSIM: {ssim_value:.4f}")
print(f"  Final loss: {losses[-1]['total_loss']:.6f}")

# ==================== Visualization results (Hierarchical Decoding with Gaussian-Guided Fine) ====================
print("\nGenerating Hierarchical Visualization results...")

# Get middle slice for visualization
gt_slice = ground_truth[z_slice, :, :, :].numpy()  # [H, W, C]
rec_slice = reconstructed_vol[z_slice, :, :, :]    # [H, W, C]
coarse_slice = coarse_vol[z_slice, :, :, :]        # [H, W, C]
fine_slice = fine_vol[z_slice, :, :, :]            # [H, W, C]

fig = plt.figure(figsize=(28, 16))

# Row 1: Original, Final, Coarse, Fine, Fine Gaussian Positions
# 1. Original signal
ax1 = plt.subplot(3, 5, 1)
im1 = ax1.imshow(gt_slice, vmin=0, vmax=1)
ax1.set_title(f'Ground Truth (Z={z_slice})\n{D}x{H}x{W}x{C}')
ax1.set_xlabel('X')
ax1.set_ylabel('Y')
ax1.grid(False)

# 2. Final reconstruction (Coarse + Fine blended)
ax2 = plt.subplot(3, 5, 2)
im2 = ax2.imshow(rec_slice, vmin=0, vmax=1)
ax2.set_title(f'Final Output (Blended)\nPSNR: {psnr_value:.1f}dB, Ratio: {comp_ratio:.1f}:1')
ax2.set_xlabel('X')
ax2.grid(False)

# 3. Coarse branch output (MBD only)
coarse_psnr = compute_psnr(gt_slice.mean(axis=-1), coarse_slice.mean(axis=-1))
ax3 = plt.subplot(3, 5, 3)
im3 = ax3.imshow(coarse_slice, vmin=0, vmax=1)
ax3.set_title(f'Coarse Branch (MBD)\nPSNR: {coarse_psnr:.1f}dB')
ax3.set_xlabel('X')
ax3.grid(False)

# 4. Fine branch output (Gaussian + MLP)
fine_psnr = compute_psnr(gt_slice.mean(axis=-1), fine_slice.mean(axis=-1))
ax4 = plt.subplot(3, 5, 4)
im4 = ax4.imshow(fine_slice, vmin=0, vmax=1)
ax4.set_title(f'Fine Branch (Gauss+MLP)\nPSNR: {fine_psnr:.1f}dB')
ax4.set_xlabel('X')
ax4.grid(False)

# 5. Fine Gaussian positions overlay on error map
ax5 = plt.subplot(3, 5, 5)
error_for_overlay = np.abs(gt_slice - coarse_slice).mean(axis=-1)
ax5.imshow(error_for_overlay, cmap='hot', vmin=0, vmax=0.15)
# Overlay Fine Gaussian positions (projected to Z slice)
gaussian_params = model.get_gaussian_params()
fine_mu = gaussian_params['fine_mu']
fine_s = gaussian_params['fine_s']
fine_alpha = gaussian_params['fine_alpha']
# Filter gaussians near this Z slice
z_tolerance = 0.15
near_slice_mask = np.abs(fine_mu[:, 2] - z_slice / D) < z_tolerance
for i in range(len(fine_mu)):
    if near_slice_mask[i]:
        x_pos = fine_mu[i, 0] * W
        y_pos = fine_mu[i, 1] * H
        size = np.mean(fine_s[i]) * 500 * fine_alpha[i]
        ax5.scatter(x_pos, y_pos, s=size, c='cyan', alpha=0.7, edgecolors='white', linewidths=1)
ax5.set_title(f'Fine Gaussians on Coarse Error\n{near_slice_mask.sum()}/{len(fine_mu)} near Z={z_slice}')
ax5.set_xlabel('X')
ax5.grid(False)

# Row 2: Error maps and Gate visualization
# 6. Final error map
ax6 = plt.subplot(3, 5, 6)
error = np.abs(gt_slice - rec_slice)
error_img = ax6.imshow(error.mean(axis=-1), cmap='hot', vmin=0, vmax=0.15)
ax6.set_title(f'Final Error\nSSIM: {ssim_value:.4f}')
ax6.set_xlabel('X')
plt.colorbar(error_img, ax=ax6, fraction=0.046, pad=0.04)
ax6.grid(False)

# 7. Coarse error map
ax7 = plt.subplot(3, 5, 7)
coarse_error = np.abs(gt_slice - coarse_slice)
coarse_error_img = ax7.imshow(coarse_error.mean(axis=-1), cmap='hot', vmin=0, vmax=0.15)
ax7.set_title('Coarse Branch Error')
ax7.set_xlabel('X')
plt.colorbar(coarse_error_img, ax=ax7, fraction=0.046, pad=0.04)
ax7.grid(False)

# 8. Coarse vs Fine comparison
ax8 = plt.subplot(3, 5, 8)
diff_coarse_fine = np.abs(coarse_slice - fine_slice).mean(axis=-1)
diff_img = ax8.imshow(diff_coarse_fine, cmap='viridis', vmin=0, vmax=0.3)
ax8.set_title('|Coarse - Fine| Difference')
ax8.set_xlabel('X')
plt.colorbar(diff_img, ax=ax8, fraction=0.046, pad=0.04)
ax8.grid(False)

# 9. Fine branch output visualization (detailed view)
ax9 = plt.subplot(3, 5, 9)
# Normalize fine_slice for better visibility (fine output can be small residuals)
fine_display = fine_slice - fine_slice.min()
fine_max = fine_display.max()
if fine_max > 0:
    fine_display = fine_display / fine_max
fine_display = np.clip(fine_display, 0, 1)
im9 = ax9.imshow(fine_display, vmin=0, vmax=1)
ax9.set_title(f'Fine Branch (Enhanced)\nRange: [{fine_slice.min():.3f}, {fine_slice.max():.3f}]')
ax9.set_xlabel('X')
ax9.grid(False)
plt.colorbar(im9, ax=ax9, fraction=0.046, pad=0.04)

# 10. 3D Gaussian Transform Visualization (Ellipsoids)
ax10 = fig.add_subplot(3, 5, 10, projection='3d')

# Retrieve all gaussian params (coeff, basis, fine)
coeff_q_viz = gaussian_params['coeff_q']
basis_mu_viz = gaussian_params['basis_mu'] if 'basis_mu' not in dir() else gaussian_params['basis_mu']
basis_s_viz = gaussian_params['basis_s'] if 'basis_s' not in dir() else gaussian_params['basis_s']
basis_q_viz = gaussian_params['basis_q'] if 'basis_q' not in dir() else gaussian_params['basis_q']
fine_q_viz = gaussian_params['fine_q']

def draw_ellipsoid(ax, center, scale, quaternion, n_points=12, alpha=0.1, color='blue'):
    """Draw ellipsoid in 3D to represent Gaussian covariance shape"""
    u = np.linspace(0, 2 * np.pi, n_points)
    v = np.linspace(0, np.pi, n_points // 2)
    x = np.outer(np.cos(u), np.sin(v))
    y = np.outer(np.sin(u), np.sin(v))
    z = np.outer(np.ones(np.size(u)), np.cos(v))
    # Apply scale
    x = x * scale[0]
    y = y * scale[1]
    z = z * scale[2]
    # Quaternion to rotation matrix
    q_norm = quaternion / (np.linalg.norm(quaternion) + 1e-8)
    w_q, x_q, y_q, z_q = q_norm
    R = np.array([
        [1 - 2*y_q*y_q - 2*z_q*z_q, 2*x_q*y_q - 2*w_q*z_q, 2*x_q*z_q + 2*w_q*y_q],
        [2*x_q*y_q + 2*w_q*z_q, 1 - 2*x_q*x_q - 2*z_q*z_q, 2*y_q*z_q - 2*w_q*x_q],
        [2*x_q*z_q - 2*w_q*y_q, 2*y_q*z_q + 2*w_q*x_q, 1 - 2*x_q*x_q - 2*y_q*y_q]
    ])
    points = np.array([x.flatten(), y.flatten(), z.flatten()])
    rotated_points = R @ points
    x_rot = rotated_points[0, :].reshape(x.shape) + center[0]
    y_rot = rotated_points[1, :].reshape(y.shape) + center[1]
    z_rot = rotated_points[2, :].reshape(z.shape) + center[2]
    ax.plot_surface(x_rot, y_rot, z_rot, alpha=alpha, color=color, linewidth=0)

# Draw gaussian center points
coeff_mu_viz = gaussian_params['coeff_mu']
coeff_s_viz = gaussian_params['coeff_s']
basis_mu_viz = gaussian_params['basis_mu']
basis_s_viz = gaussian_params['basis_s']

ax10.scatter(coeff_mu_viz[:, 0], coeff_mu_viz[:, 1], coeff_mu_viz[:, 2],
            c='red', s=20, alpha=0.7, label=f'Coeff (M={model.M})')
ax10.scatter(basis_mu_viz[:, 0], basis_mu_viz[:, 1], basis_mu_viz[:, 2],
            c='blue', s=25, marker='s', alpha=0.7, label=f'Basis (N={model.N})')
ax10.scatter(fine_mu[:, 0], fine_mu[:, 1], fine_mu[:, 2],
            c='cyan', s=15, marker='^', alpha=0.7, label=f'Fine (F={model.F})')

# Draw ellipsoids for coeff gaussians
num_show = min(32, model.M)
indices_coeff = np.linspace(0, model.M - 1, num_show, dtype=int)
for idx in indices_coeff:
    draw_ellipsoid(ax10, coeff_mu_viz[idx], coeff_s_viz[idx], coeff_q_viz[idx], color='red', alpha=0.06)

# Draw ellipsoids for basis gaussians
num_show_b = min(32, model.N)
indices_basis = np.linspace(0, model.N - 1, num_show_b, dtype=int)
for idx in indices_basis:
    draw_ellipsoid(ax10, basis_mu_viz[idx], basis_s_viz[idx], basis_q_viz[idx], color='blue', alpha=0.06)

# Draw ellipsoids for fine gaussians
for idx in range(model.F):
    draw_ellipsoid(ax10, fine_mu[idx], fine_s[idx], fine_q_viz[idx], color='cyan', alpha=0.10)

ax10.set_xlim(0, 1)
ax10.set_ylim(0, 1)
ax10.set_zlim(0, 1)
ax10.set_title(f'3D Gaussian Ellipsoids\nM={model.M}, N={model.N}, F={model.F}')
ax10.set_xlabel('X')
ax10.set_ylabel('Y')
ax10.set_zlabel('Z')
ax10.legend(fontsize='xx-small', loc='upper left')

# Row 3: Training curves and statistics
# 11. Training loss curves
ax11 = plt.subplot(3, 5, 11)
total_losses = [l['total_loss'] for l in losses]
final_losses = [l['final_loss'] for l in losses]
coarse_losses = [l['coarse_loss'] for l in losses]

ax11.semilogy(total_losses, 'b-', linewidth=2, label='Total Loss')
ax11.semilogy(final_losses, 'g--', linewidth=1.5, alpha=0.7, label='Final Loss')
ax11.semilogy(coarse_losses, 'r:', linewidth=1.5, alpha=0.7, label='Coarse Loss')

# Mark training stages
epochs_coarse, epochs_main, epochs_fine = 500, 1500, 500
ax11.axvline(x=epochs_coarse, color='orange', linestyle=':', alpha=0.7, label='Stage 1→2')
ax11.axvline(x=epochs_coarse + epochs_main, color='purple', linestyle=':', alpha=0.7, label='Stage 2→3')
ax11.set_title('Training Loss (3 Stages)')
ax11.set_xlabel('Iterations')
ax11.set_ylabel('Loss Value')
ax11.legend(fontsize='x-small', loc='upper right')
ax11.grid(True, alpha=0.3)

# 12. Lambda coarse evolution during training
ax12 = plt.subplot(3, 5, 12)
# Reconstruct lambda_coarse values during training
epochs_coarse_stage, epochs_main_stage, epochs_fine_stage = 500, 1500, 500
lambda_values = []
initial_lambda = 0.5
for i in range(len(losses)):
    if i < epochs_coarse_stage:
        lambda_values.append(initial_lambda)
    elif i < epochs_coarse_stage + epochs_main_stage:
        progress = (i - epochs_coarse_stage) / epochs_main_stage
        lambda_values.append(initial_lambda * (1 - 0.8 * progress))
    else:
        lambda_values.append(0.1)

ax12.plot(lambda_values, 'b-', linewidth=2, label='λ_coarse')
ax12.axvline(x=epochs_coarse_stage, color='orange', linestyle=':', alpha=0.7)
ax12.axvline(x=epochs_coarse_stage + epochs_main_stage, color='purple', linestyle=':', alpha=0.7)
ax12.set_title('λ_coarse Evolution (Curriculum)')
ax12.set_xlabel('Iterations')
ax12.set_ylabel('λ_coarse')
ax12.legend(fontsize='small')
ax12.grid(True, alpha=0.3)

# 13. Channel comparison (1D line)
ax13 = plt.subplot(3, 5, 13)
y_line = H // 2
channel_colors = ['#E74C3C', '#27AE60', '#3498DB']
channel_names = ['R', 'G', 'B']

for c in range(C):
    ax13.plot(gt_slice[y_line, :, c],
              color=channel_colors[c], linestyle='-', alpha=0.6, linewidth=1.5,
              label=f'GT {channel_names[c]}')
    ax13.plot(rec_slice[y_line, :, c],
              color=channel_colors[c], linestyle='--', alpha=0.9, linewidth=1.5,
              label=f'Pred {channel_names[c]}')

ax13.set_title(f'1D Fitting (Z={z_slice}, Y={y_line})')
ax13.set_xlabel('X Coordinate')
ax13.set_ylabel('Value')
ax13.legend(loc='upper right', fontsize='x-small', ncol=2)
ax13.grid(True, alpha=0.3)

# 14. Fine Gaussian scale distribution
ax14 = plt.subplot(3, 5, 14)
fine_s_mean = fine_s.mean(axis=1)
coeff_s = gaussian_params['coeff_s']
coeff_s_mean = coeff_s.mean(axis=1)
ax14.hist(coeff_s_mean, bins=15, alpha=0.6, color='blue', label=f'Coarse (M={model.M})', edgecolor='black')
ax14.hist(fine_s_mean, bins=15, alpha=0.6, color='cyan', label=f'Fine (F={model.F})', edgecolor='black')
ax14.set_title('Gaussian Scale Distribution')
ax14.set_xlabel('Mean Scale')
ax14.set_ylabel('Count')
ax14.legend()
ax14.grid(True, alpha=0.3)

# 15. Summary information
ax15 = plt.subplot(3, 5, 15)
ax15.axis('off')
num_probes = D * H * W

coeff_alpha = gaussian_params['coeff_alpha']
basis_alpha = gaussian_params['basis_alpha']
mbd_scale = gaussian_params['mbd_scale']

info_text = f"""
Hierarchical MBD + Gaussian-Guided Fine Branch
===============================================
Original Data:
  Volume: {D}x{H}x{W}x{C} = {num_probes} points
  Size: {original_size/1024:.1f} KB

Model Architecture:
  Coarse (MBD): M={model.M}, N={model.N}, L={model.L}
  MBD Scale: [{', '.join([f'{s:.3f}' for s in mbd_scale])}]
  Fine (Gaussian): F={model.F} anchors
  Fine (MLP): PE({model.pe_num_freqs}) + {model.mlp_hidden}h
  Blending: Additive Residual (coarse + fine, no gate)
  Total params: {branch_info['total']}

Compression (float16 quantized):
  FP32 Size: {comp_size_fp32/1024:.1f} KB ({comp_ratio_fp32:.1f}:1)
  FP16 Size: {comp_size_fp16/1024:.1f} KB ({comp_ratio_fp16:.1f}:1)

Fine Gaussian Statistics:
  Alpha: {fine_alpha.mean():.3f} ± {fine_alpha.std():.3f}
  Scale: {fine_s_mean.mean():.4f} ± {fine_s_mean.std():.4f}

Reconstruction Quality:
  Final PSNR: {psnr_value:.1f} dB
  Final SSIM: {ssim_value:.4f}
  Coarse PSNR: {coarse_psnr:.1f} dB
"""
ax15.text(0.02, 0.5, info_text, fontsize=8,
          family='monospace', verticalalignment='center')

plt.suptitle('Hierarchical MBD with Gaussian-Guided Fine Branch (Coarse-to-Fine)', fontsize=16, y=1.01)
plt.tight_layout()
plt.show()

print("\nDemo completed!")
print("="*70)
print("Hierarchical MBD with Gaussian-Guided Fine Branch")
print("="*70)
print(f"Architecture:")
print(f"  [Coarse Branch] MBD with 3D Gaussians")
print(f"    - Coefficient Gaussians: M={model.M} (position + scale + rotation + alpha)")
print(f"    - Basis Gaussians: N={model.N} (position + scale + rotation + alpha)")
print(f"    - Number of Bases: L={model.L}")
print(f"    - MBD Learnable Scale: [{', '.join([f'{s:.3f}' for s in mbd_scale])}]")
print(f"  [Fine Branch] Gaussian-Guided MLP")
print(f"    - Fine Gaussians: F={model.F} (small-scale anchors)")
print(f"    - Fine Gaussian Scale: {fine_s_mean.mean():.4f} (mean)")
print(f"    - Fine Gaussian Alpha: {fine_alpha.mean():.3f} \u00b1 {fine_alpha.std():.3f}")
print(f"    - PE frequencies: {model.pe_num_freqs}")
print(f"    - Hidden size: {model.mlp_hidden}")
print(f"  [Blending] Additive Residual (coarse + fine, no gate)")
print(f"\nTraining Strategy (3 Stages):")
print(f"  Stage 1: {epochs_coarse} epochs - Focus on Coarse (MBD)")
print(f"  Stage 2: {epochs_main} epochs - Joint training (all branches)")
print(f"  Stage 3: {epochs_fine} epochs - Focus on Fine (Gaussian+MLP)")
print(f"\nResults:")
print(f"  Compression (FP32): {comp_ratio_fp32:.1f}:1 ({comp_size_fp32/1024:.2f} KB)")
print(f"  Compression (FP16): {comp_ratio_fp16:.1f}:1 ({comp_size_fp16/1024:.2f} KB)")
print(f"  Final PSNR: {psnr_value:.1f} dB")
print(f"  Final SSIM: {ssim_value:.4f}")
print(f"  Coarse-only PSNR: {coarse_psnr:.1f} dB")
print(f"  Blending: Additive Residual (coarse + fine, no gate)")
print(f"  Coeff Alpha: {coeff_alpha.mean():.3f} \u00b1 {coeff_alpha.std():.3f}")
print(f"  Basis Alpha: {basis_alpha.mean():.3f} \u00b1 {basis_alpha.std():.3f}")
print(f"\nKey Innovations:")
print(f"  1. Hierarchical decoding: MBD for low-freq + Gaussian+MLP for high-freq")
print(f"  2. Fine Gaussians: Sparse anchors that learn high-frequency regions")
print(f"  3. Gaussian-Guided MLP: Spatial awareness for local detail capture")
print(f"  4. MBD Learnable Scale: Per-basis scale factors")
print(f"  5. Positional Encoding: Better high-frequency learning")
print(f"  6. Additive Residual Blending: coarse + fine (no gate overhead)")
print(f"  7. Intermediate Supervision: Coarse branch also supervised")
print(f"  8. Curriculum Learning: λ_coarse decay during training")
print("="*70)
